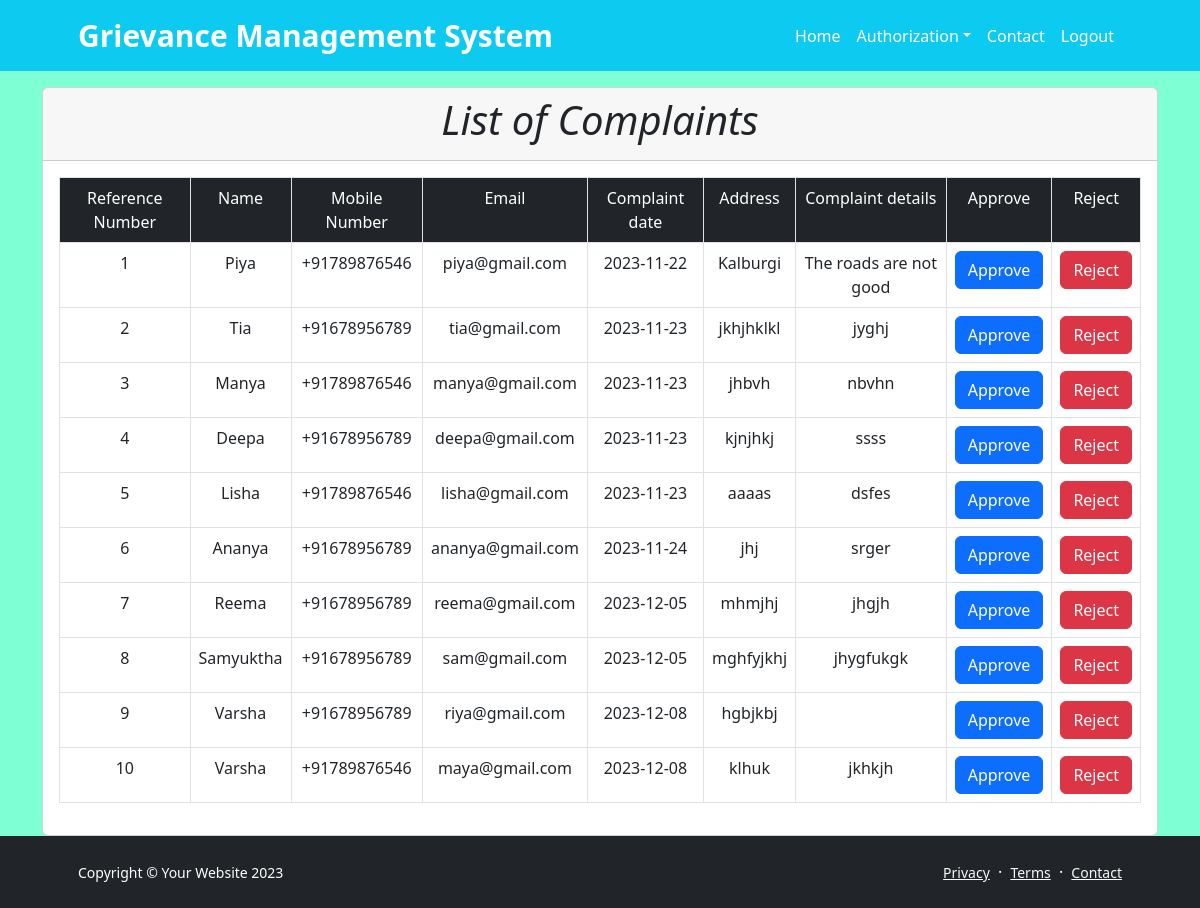
Screenshot of /w4.php with the database file from the repository.
### tables this page shows
CREATE TABLE `comp4` (
  `num` int(255) NOT NULL,
  `username` varchar(255) NOT NULL,
  `mobnum` varchar(12) NOT NULL,
  `email` varchar(255) NOT NULL,
  `comdate` date NOT NULL,
  `uaddress` text NOT NULL,
  `comdetails` text NOT NULL,
  `upload` blob NOT NULL
);

### w4.php (the view, shortened to what this page needs)
<?php
require_once('config/db3.php');
$query="SELECT * from comp4";
$result=mysqli_query($con,$query);
?>
<!DOCTYPE html>
<html lang="en">
<head>
    <link rel="stylesheet" type="text/css" href="css/custom.css" />
    <link href="https://cdn.jsdelivr.net/npm/bootstrap-icons@1.5.0/font/bootstrap-icons.css" rel="stylesheet" />
    <link href="css/styles.css" rel="stylesheet" />
</head>
<body class="d-flex flex-column" style="background-color: aquamarine;">
    <main class="flex-shrink-0">
        <nav class="navbar navbar-expand-lg navbar-dark bg-info">
            <div class="container px-5">
                <a class="navbar-brand" href="index.html"><b>Grievance Management System</b></a>
                <div class="collapse navbar-collapse" id="navbarSupportedContent">
                    <ul class="navbar-nav ms-auto mb-2 mb-lg-0">
                        <li class="nav-item"><a class="nav-link" href="index.html">Home</a></li>
                        <li class="nav-item dropdown">
                            <a class="nav-link dropdown-toggle" id="navbarDropdownBlog" href="#" role="button"
                                data-bs-toggle="dropdown" aria-expanded="false" onclick="click">Authorization</a>
                        </li>
                        <li class="nav-item"><a class="nav-link" href="contact.html">Contact</a></li>
                        <li class="nav-item"><a class="nav-link" href="http://localhost/WLCM/front.html">Logout</a>
                        </li>
                    </ul>
                </div>
            </div>
        </nav>
        <div class="container">
            <div class="row mt-2">
                <div class="col">
                    <div class="card mt-2">
                        <div class="card-header">
                            <h2 class="display-6 text-center"><i> List of Complaints</i></h2>
                         </div>
                         <div class="card-body">
                            <table class="table table-bordered text-center">
                                <tr class="bg-dark text-white">
                                    <td>Reference Number</td>
                                    <td>Name</td>
                                    <td>Mobile Number</td>
                                    <td>Email</td>
                                    <td>Complaint date</td>
                                    <td>Address</td>
                                    <td>Complaint details</td>
                                    <td>Approve</td>
                                    <td>Reject</td>
                                  </tr>
                                  <tr>
                                    <?php
                                    while($row=mysqli_fetch_assoc($result))
                                    {
                                      ?>
                                      <td><?php echo $row['num']; ?></td>
                                      <td><?php echo $row['username']; ?></td>
                                      <td><?php echo $row['mobnum']; ?></td>
                                      <td><?php echo $row['email']; ?></td>
                                      <td><?php echo $row['comdate']; ?></td>
                                      <td><?php echo $row['uaddress']; ?></td>
                                      <td><?php echo $row['comdetails']; ?></td>
                                      <td><a href="#" class="btn btn-primary" onclick="app(this)">Approve</td>
                                      <td><a href="#" class="btn btn-danger" onclick="re(this)">Reject</td>
                                     </tr>
                                      <?php
                                    }
                                    ?>
                             </table>
                         </div>
                                </div>
                                </div>
                                </div>
                                </div>
    </main>
    <footer class="bg-dark py-4 mt-auto">
        <div class="container px-5">
            <div class="row align-items-center justify-content-between flex-column flex-sm-row">
                <div class="col-auto">
                    <div class="small m-0 text-white">Copyright &copy; Your Website 2023</div>
                </div>
                <div class="col-auto">
                    <a class="link-light small" href="#!">Privacy</a>
                    <span class="text-white mx-1">&middot;</span>
                    <a class="link-light small" href="#!">Terms</a>
                    <span class="text-white mx-1">&middot;</span>
                    <a class="link-light small" href="#!">Contact</a>
                </div>
            </div>
        </div>
    </footer>
</body>
</html>

### rows the page displays
comp4: num "1", username "Piya", mobnum "+91789876546", email "piya@gmail.com", comdate "2023-11-22", uaddress "Kalburgi", comdetails "The roads are not good"
comp4: num "2", username "Tia", mobnum "+91678956789", email "tia@gmail.com", comdate "2023-11-23", uaddress "jkhjhklkl", comdetails "jyghj"
comp4: num "3", username "Manya", mobnum "+91789876546", email "manya@gmail.com", comdate "2023-11-23", uaddress "jhbvh", comdetails "nbvhn"
comp4: num "4", username "Deepa", mobnum "+91678956789", email "deepa@gmail.com", comdate "2023-11-23", uaddress "kjnjhkj", comdetails "ssss"
comp4: num "5", username "Lisha", mobnum "+91789876546", email "lisha@gmail.com", comdate "2023-11-23", uaddress "aaaas", comdetails "dsfes"
comp4: num "6", username "Ananya", mobnum "+91678956789", email "ananya@gmail.com", comdate "2023-11-24", uaddress "jhj", comdetails "srger"
comp4: num "7", username "Reema", mobnum "+91678956789", email "reema@gmail.com", comdate "2023-12-05", uaddress "mhmjhj", comdetails "jhgjh"
comp4: num "8", username "Samyuktha", mobnum "+91678956789", email "sam@gmail.com", comdate "2023-12-05", uaddress "mghfyjkhj", comdetails "jhygfukgk"
comp4: num "9", username "Varsha", mobnum "+91678956789", email "riya@gmail.com", comdate "2023-12-08", uaddress "hgbjkbj"
comp4: num "10", username "Varsha", mobnum "+91789876546", email "maya@gmail.com", comdate "2023-12-08", uaddress "klhuk", comdetails "jkhkjh"
